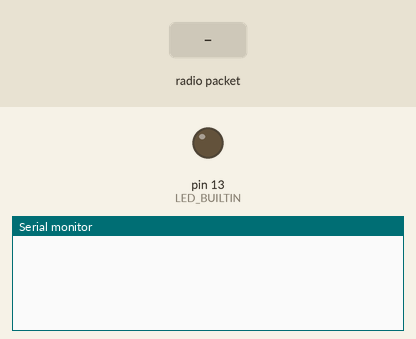
This sketch was run on a simulated Arduino Uno, built with avr-gcc and run on an emulated ATmega328P. Parts: output pins drawn as LEDs (lit = HIGH), the last lines printed to the serial monitor. The test bench sets the inputs (shaded band). No radio packets arrive unless stated.

Above: at 1.2 s.
1.3 s: radio packet "5" arrives
At 2.4 s:
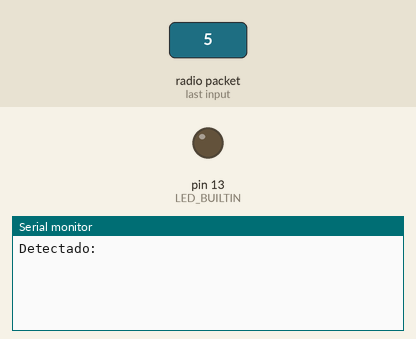
2.8 s: radio packet "i" arrives
At 3.5 s:
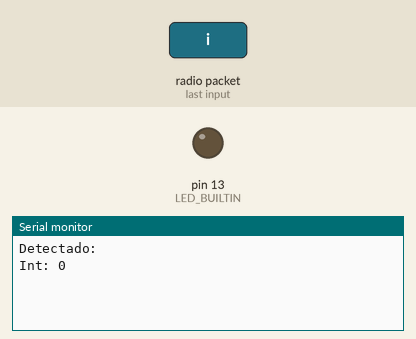
4.3 s: radio packet "f" arrives
At 4.7 s:
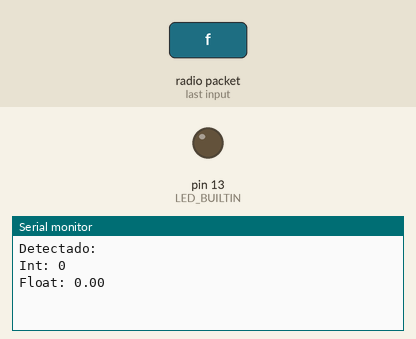

The sketch:

receptor_rf433_numeros.ino
```cpp
#include <VirtualWire.h>

const int dataPin = 9;

void setup()
{
    Serial.begin(9600);
    vw_setup(2000);
    vw_set_rx_pin(dataPin);
    vw_rx_start();

    pinMode(LED_BUILTIN, OUTPUT);
}

void loop()
{
    uint8_t buf[VW_MAX_MESSAGE_LEN];
    uint8_t buflen = VW_MAX_MESSAGE_LEN;

   // Recibir dato
    if (vw_get_message((uint8_t *)buf,&buflen))
    {
      String dataString;

      digitalWrite(LED_BUILTIN, HIGH);

        if((char)buf[0]=='i')
        {


            for (int i = 1; i < buflen; i++)
            {
            dataString.concat((char)buf[i]);
            }
            int dataInt = dataString.toInt();  // Convertir a int
            Serial.print("Int: ");
            Serial.println(dataInt);
        }
        else if((char)buf[0]=='f')
        {
            for (int i = 1; i < buflen; i++)
            {
            dataString.concat((char)buf[i]);
            }
            float dataFloat = dataString.toFloat();  // Convertir a float
            Serial.print("Float: ");
            Serial.println(dataFloat);
        }
        else {
            Serial.println("Detectado: ");
            Serial.println(dataString);
        }

        digitalWrite(LED_BUILTIN, LOW);
        delay(1000);
    }
}
```

Measured:
- after the input at 1.3 s, the serial monitor: prints a new line at once (image 1)
- after the input at 2.8 s, the serial monitor: prints a new line at once (image 2)
- after the input at 4.3 s, the serial monitor: prints a new line at once (image 3)
